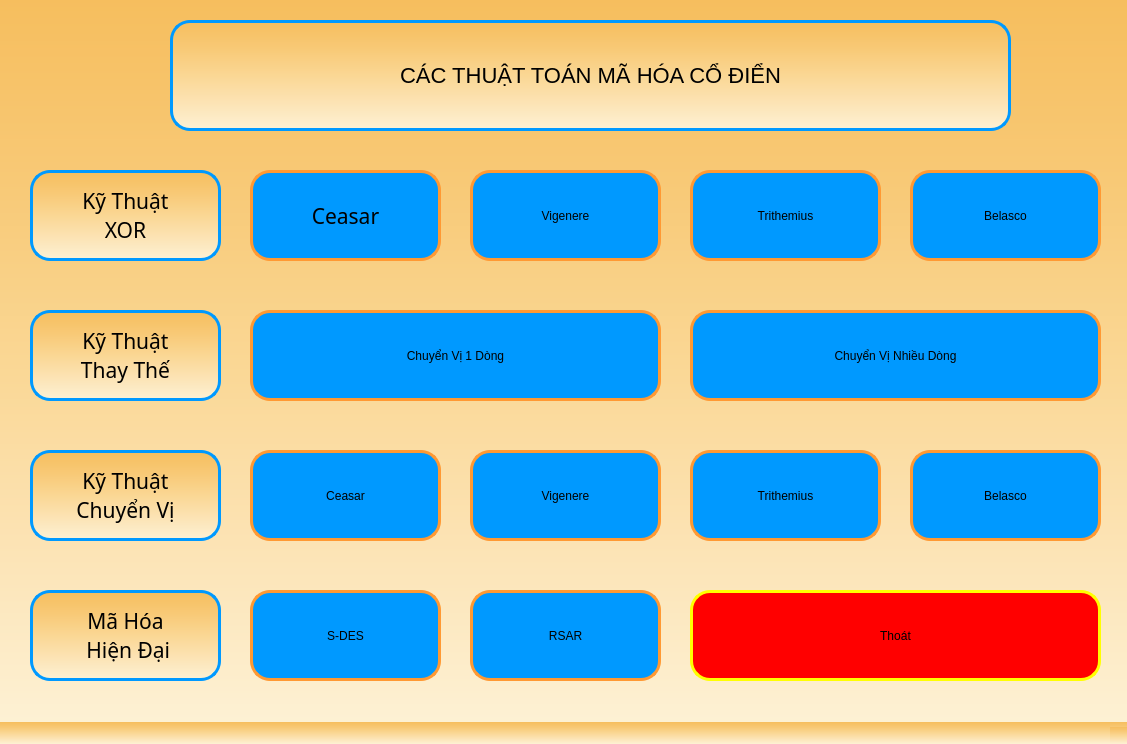
<?xml version="1.0" encoding="UTF-8"?>
<ui version="4.0">
 <class>Mainwindow</class>
 <widget class="QMainWindow" name="Mainwindow">
  <property name="geometry">
   <rect>
    <x>0</x>
    <y>0</y>
    <width>1127</width>
    <height>744</height>
   </rect>
  </property>
  <property name="windowTitle">
   <string>Đồ Án Bảo Mật Hệ Thống Thông Tin</string>
  </property>
  <property name="windowIcon">
   <iconset>
    <normaloff>tainguyen/logo.ico</normaloff>tainguyen/logo.ico</iconset>
  </property>
  <property name="windowOpacity">
   <double>1.000000000000000</double>
  </property>
  <property name="styleSheet">
   <string notr="true">
color:black;
background-color: qlineargradient(spread:pad, x1:0, y1:0, x2:0, y2:1, stop:0 #F6BE5E, stop:0.25 #F8C976, stop:0.5 #FAD794, stop:0.75 #FCE3B4, stop:1 #FDF1D4);
</string>
  </property>
  <widget class="QWidget" name="centralwidget">
   <property name="enabled">
    <bool>true</bool>
   </property>
   <widget class="QLabel" name="H1">
    <property name="geometry">
     <rect>
      <x>170</x>
      <y>20</y>
      <width>841</width>
      <height>111</height>
     </rect>
    </property>
    <property name="font">
     <font>
      <family>Tahoma</family>
      <pointsize>26</pointsize>
      <weight>9</weight>
      <italic>false</italic>
      <bold>false</bold>
     </font>
    </property>
    <property name="layoutDirection">
     <enum>Qt::LeftToRight</enum>
    </property>
    <property name="autoFillBackground">
     <bool>false</bool>
    </property>
    <property name="styleSheet">
     <string notr="true">font-size: 22px;
font: 75 26pt &quot;Tahoma&quot;;
border: 3px solid #0099FF;

border-radius: 20px;
color:black;



</string>
    </property>
    <property name="text">
     <string>CÁC THUẬT TOÁN MÃ HÓA CỔ ĐIỂN</string>
    </property>
    <property name="alignment">
     <set>Qt::AlignCenter</set>
    </property>
   </widget>
   <widget class="QLabel" name="label_2">
    <property name="geometry">
     <rect>
      <x>30</x>
      <y>310</y>
      <width>191</width>
      <height>91</height>
     </rect>
    </property>
    <property name="font">
     <font>
      <family>Montserrat</family>
      <pointsize>16</pointsize>
      <weight>50</weight>
      <italic>false</italic>
      <bold>false</bold>
     </font>
    </property>
    <property name="styleSheet">
     <string notr="true">border: 3px solid #0099FF;
font: 16pt &quot;Montserrat&quot;;
border-radius:20px;
</string>
    </property>
    <property name="text">
     <string>Kỹ Thuật 
Thay Thế</string>
    </property>
    <property name="alignment">
     <set>Qt::AlignCenter</set>
    </property>
   </widget>
   <widget class="QPushButton" name="Btn_Ceasar">
    <property name="geometry">
     <rect>
      <x>250</x>
      <y>170</y>
      <width>191</width>
      <height>91</height>
     </rect>
    </property>
    <property name="font">
     <font>
      <family>Montserrat</family>
      <pointsize>16</pointsize>
      <weight>9</weight>
      <italic>false</italic>
      <bold>false</bold>
     </font>
    </property>
    <property name="cursor">
     <cursorShape>PointingHandCursor</cursorShape>
    </property>
    <property name="styleSheet">
     <string notr="true">QPushButton {
    border-radius: 20px;
    background-color: #0099FF;
    border: 3px solid #FF9933;
    font: 75 16pt &quot;Montserrat&quot;;
}

QPushButton:hover {
    background-color: white;
	border: 3px solid #0099FF  ;
    color:black ;
}
</string>
    </property>
    <property name="text">
     <string>Ceasar</string>
    </property>
   </widget>
   <widget class="QPushButton" name="Btn_Vignere">
    <property name="geometry">
     <rect>
      <x>470</x>
      <y>170</y>
      <width>191</width>
      <height>91</height>
     </rect>
    </property>
    <property name="cursor">
     <cursorShape>PointingHandCursor</cursorShape>
    </property>
    <property name="styleSheet">
     <string notr="true">QPushButton {
    border-radius: 20px;
    background-color: #0099FF;
    border: 3px solid #FF9933;
    font: 75 16pt &quot;Montserrat&quot;;
}

QPushButton:hover {
    background-color: white;
	border: 3px solid #0099FF  ;
    color:black ;
}
</string>
    </property>
    <property name="text">
     <string>Vigenere</string>
    </property>
   </widget>
   <widget class="QPushButton" name="Btn_Trithemius">
    <property name="geometry">
     <rect>
      <x>690</x>
      <y>170</y>
      <width>191</width>
      <height>91</height>
     </rect>
    </property>
    <property name="cursor">
     <cursorShape>PointingHandCursor</cursorShape>
    </property>
    <property name="styleSheet">
     <string notr="true">QPushButton {
    border-radius: 20px;
    background-color: #0099FF;
    border: 3px solid #FF9933;
    font: 75 16pt &quot;Montserrat&quot;;
}

QPushButton:hover {
    background-color: white;
	border: 3px solid #0099FF  ;
    color:black ;
}
</string>
    </property>
    <property name="text">
     <string>Trithemius</string>
    </property>
   </widget>
   <widget class="QPushButton" name="Btn_Belasco">
    <property name="geometry">
     <rect>
      <x>910</x>
      <y>170</y>
      <width>191</width>
      <height>91</height>
     </rect>
    </property>
    <property name="cursor">
     <cursorShape>PointingHandCursor</cursorShape>
    </property>
    <property name="styleSheet">
     <string notr="true">QPushButton {
    border-radius: 20px;
    background-color: #0099FF;
    border: 3px solid #FF9933;
    font: 75 16pt &quot;Montserrat&quot;;
}

QPushButton:hover {
    background-color: white;
	border: 3px solid #0099FF  ;
    color:black ;
}
</string>
    </property>
    <property name="text">
     <string>Belasco</string>
    </property>
   </widget>
   <widget class="QLabel" name="label_3">
    <property name="geometry">
     <rect>
      <x>30</x>
      <y>450</y>
      <width>191</width>
      <height>91</height>
     </rect>
    </property>
    <property name="font">
     <font>
      <family>Montserrat</family>
      <pointsize>16</pointsize>
      <weight>50</weight>
      <italic>false</italic>
      <bold>false</bold>
     </font>
    </property>
    <property name="styleSheet">
     <string notr="true">font: 16pt &quot;Montserrat&quot;;
border-radius:20px;
border: 3px solid #0099FF;
</string>
    </property>
    <property name="text">
     <string>Kỹ Thuật 
Chuyển Vị</string>
    </property>
    <property name="alignment">
     <set>Qt::AlignCenter</set>
    </property>
   </widget>
   <widget class="QPushButton" name="Btn_01dong">
    <property name="geometry">
     <rect>
      <x>250</x>
      <y>310</y>
      <width>411</width>
      <height>91</height>
     </rect>
    </property>
    <property name="cursor">
     <cursorShape>PointingHandCursor</cursorShape>
    </property>
    <property name="styleSheet">
     <string notr="true">QPushButton {
    border-radius: 20px;
    background-color: #0099FF;
    border: 3px solid #FF9933;
    font: 75 16pt &quot;Montserrat&quot;;
}

QPushButton:hover {
    background-color: white;
	border: 3px solid #0099FF  ;
    color:black ;
}
</string>
    </property>
    <property name="text">
     <string>Chuyển Vị 1 Dòng</string>
    </property>
   </widget>
   <widget class="QPushButton" name="Btn_nhieudong">
    <property name="geometry">
     <rect>
      <x>690</x>
      <y>310</y>
      <width>411</width>
      <height>91</height>
     </rect>
    </property>
    <property name="cursor">
     <cursorShape>PointingHandCursor</cursorShape>
    </property>
    <property name="styleSheet">
     <string notr="true">QPushButton {
    border-radius: 20px;
    background-color: #0099FF;
    border: 3px solid #FF9933;
    font: 75 16pt &quot;Montserrat&quot;;
}

QPushButton:hover {
    background-color: white;
	border: 3px solid #0099FF  ;
    color:black ;
}
</string>
    </property>
    <property name="text">
     <string>Chuyển Vị Nhiều Dòng</string>
    </property>
   </widget>
   <widget class="QPushButton" name="Btn_XORVignere">
    <property name="geometry">
     <rect>
      <x>470</x>
      <y>450</y>
      <width>191</width>
      <height>91</height>
     </rect>
    </property>
    <property name="cursor">
     <cursorShape>PointingHandCursor</cursorShape>
    </property>
    <property name="styleSheet">
     <string notr="true">QPushButton {
    border-radius: 20px;
    background-color: #0099FF;
    border: 3px solid #FF9933;
    font: 75 16pt &quot;Montserrat&quot;;
}

QPushButton:hover {
    background-color: white;
	border: 3px solid #0099FF  ;
    color:black ;
}
</string>
    </property>
    <property name="text">
     <string>Vigenere</string>
    </property>
   </widget>
   <widget class="QPushButton" name="Btn_XORBelasco">
    <property name="geometry">
     <rect>
      <x>910</x>
      <y>450</y>
      <width>191</width>
      <height>91</height>
     </rect>
    </property>
    <property name="cursor">
     <cursorShape>PointingHandCursor</cursorShape>
    </property>
    <property name="styleSheet">
     <string notr="true">QPushButton {
    border-radius: 20px;
    background-color: #0099FF;
    border: 3px solid #FF9933;
    font: 75 16pt &quot;Montserrat&quot;;
}

QPushButton:hover {
    background-color: white;
	border: 3px solid #0099FF  ;
    color:black ;
}
</string>
    </property>
    <property name="text">
     <string>Belasco</string>
    </property>
   </widget>
   <widget class="QPushButton" name="Btn_XORTrithemius">
    <property name="geometry">
     <rect>
      <x>690</x>
      <y>450</y>
      <width>191</width>
      <height>91</height>
     </rect>
    </property>
    <property name="cursor">
     <cursorShape>PointingHandCursor</cursorShape>
    </property>
    <property name="styleSheet">
     <string notr="true">QPushButton {
    border-radius: 20px;
    background-color: #0099FF;
    border: 3px solid #FF9933;
    font: 75 16pt &quot;Montserrat&quot;;
}

QPushButton:hover {
    background-color: white;
	border: 3px solid #0099FF  ;
    color:black ;
}
</string>
    </property>
    <property name="text">
     <string>Trithemius</string>
    </property>
   </widget>
   <widget class="QPushButton" name="Btn_XORCeasar">
    <property name="geometry">
     <rect>
      <x>250</x>
      <y>450</y>
      <width>191</width>
      <height>91</height>
     </rect>
    </property>
    <property name="cursor">
     <cursorShape>PointingHandCursor</cursorShape>
    </property>
    <property name="styleSheet">
     <string notr="true">QPushButton {
    border-radius: 20px;
    background-color: #0099FF;
    border: 3px solid #FF9933;
    font: 75 16pt &quot;Montserrat&quot;;
}

QPushButton:hover {
    background-color: white;
	border: 3px solid #0099FF  ;
    color:black ;
}
</string>
    </property>
    <property name="text">
     <string>Ceasar</string>
    </property>
   </widget>
   <widget class="QLabel" name="label_4">
    <property name="geometry">
     <rect>
      <x>30</x>
      <y>170</y>
      <width>191</width>
      <height>91</height>
     </rect>
    </property>
    <property name="font">
     <font>
      <family>Montserrat</family>
      <pointsize>16</pointsize>
      <weight>50</weight>
      <italic>false</italic>
      <bold>false</bold>
     </font>
    </property>
    <property name="styleSheet">
     <string notr="true">border: 3px solid #0099FF;
border-radius:20px;
font: 16pt &quot;Montserrat&quot;;</string>
    </property>
    <property name="text">
     <string>Kỹ Thuật 
XOR</string>
    </property>
    <property name="alignment">
     <set>Qt::AlignCenter</set>
    </property>
   </widget>
   <widget class="QLabel" name="label_5">
    <property name="geometry">
     <rect>
      <x>30</x>
      <y>590</y>
      <width>191</width>
      <height>91</height>
     </rect>
    </property>
    <property name="font">
     <font>
      <family>Montserrat</family>
      <pointsize>16</pointsize>
      <weight>50</weight>
      <italic>false</italic>
      <bold>false</bold>
     </font>
    </property>
    <property name="styleSheet">
     <string notr="true">border: 3px solid #0099FF;
font: 16pt &quot;Montserrat&quot;;
border-radius:20px;
</string>
    </property>
    <property name="text">
     <string>Mã Hóa
 Hiện Đại</string>
    </property>
    <property name="alignment">
     <set>Qt::AlignCenter</set>
    </property>
   </widget>
   <widget class="QPushButton" name="Btn_SDES">
    <property name="geometry">
     <rect>
      <x>250</x>
      <y>590</y>
      <width>191</width>
      <height>91</height>
     </rect>
    </property>
    <property name="cursor">
     <cursorShape>PointingHandCursor</cursorShape>
    </property>
    <property name="styleSheet">
     <string notr="true">QPushButton {
    border-radius: 20px;
    background-color: #0099FF;
    border: 3px solid #FF9933;
    font: 75 16pt &quot;Montserrat&quot;;
}

QPushButton:hover {
    background-color: white;
	border: 3px solid #0099FF  ;
    color:black ;
}
</string>
    </property>
    <property name="text">
     <string>S-DES</string>
    </property>
   </widget>
   <widget class="QPushButton" name="Btn_SDES_2">
    <property name="geometry">
     <rect>
      <x>690</x>
      <y>590</y>
      <width>411</width>
      <height>91</height>
     </rect>
    </property>
    <property name="cursor">
     <cursorShape>PointingHandCursor</cursorShape>
    </property>
    <property name="styleSheet">
     <string notr="true">QPushButton {
    border-radius: 20px;
    background-color: #FF0000;
    border: 3px solid #FFFF00;
    font: 75 16pt &quot;Montserrat&quot;;
}

QPushButton:hover {
    background-color: white;
	border: 3px solid #FF0000;
    color:red ;
}
</string>
    </property>
    <property name="text">
     <string>Thoát</string>
    </property>
   </widget>
   <widget class="QPushButton" name="Btn_RSA">
    <property name="geometry">
     <rect>
      <x>470</x>
      <y>590</y>
      <width>191</width>
      <height>91</height>
     </rect>
    </property>
    <property name="cursor">
     <cursorShape>PointingHandCursor</cursorShape>
    </property>
    <property name="styleSheet">
     <string notr="true">QPushButton {
    border-radius: 20px;
    background-color: #0099FF;
    border: 3px solid #FF9933;
    font: 75 16pt &quot;Montserrat&quot;;
}

QPushButton:hover {
    background-color: white;
	border: 3px solid #0099FF  ;
    color:black ;
}
</string>
    </property>
    <property name="text">
     <string>RSAR</string>
    </property>
   </widget>
   <zorder>Btn_Ceasar</zorder>
   <zorder>H1</zorder>
   <zorder>label_2</zorder>
   <zorder>Btn_Vignere</zorder>
   <zorder>Btn_Trithemius</zorder>
   <zorder>Btn_Belasco</zorder>
   <zorder>label_3</zorder>
   <zorder>Btn_01dong</zorder>
   <zorder>Btn_nhieudong</zorder>
   <zorder>Btn_XORVignere</zorder>
   <zorder>Btn_XORBelasco</zorder>
   <zorder>Btn_XORTrithemius</zorder>
   <zorder>Btn_XORCeasar</zorder>
   <zorder>label_4</zorder>
   <zorder>label_5</zorder>
   <zorder>Btn_SDES</zorder>
   <zorder>Btn_SDES_2</zorder>
   <zorder>Btn_RSA</zorder>
  </widget>
  <widget class="QMenuBar" name="menubar">
   <property name="geometry">
    <rect>
     <x>0</x>
     <y>0</y>
     <width>1127</width>
     <height>26</height>
    </rect>
   </property>
   <property name="styleSheet">
    <string notr="true">background-color:white;
color: black;</string>
   </property>
  </widget>
  <widget class="QStatusBar" name="statusbar"/>
  <action name="actionChuy_n_V">
   <property name="checkable">
    <bool>false</bool>
   </property>
   <property name="text">
    <string>Chuyển Vị</string>
   </property>
  </action>
  <action name="actionThay_Th">
   <property name="text">
    <string>Thay Thế</string>
   </property>
  </action>
  <action name="actionXOR">
   <property name="text">
    <string>XOR</string>
   </property>
  </action>
  <action name="actionTho_t">
   <property name="text">
    <string>Thoát</string>
   </property>
  </action>
  <action name="actionOpen">
   <property name="text">
    <string>Open</string>
   </property>
  </action>
  <action name="actionSave">
   <property name="text">
    <string>Save</string>
   </property>
  </action>
  <action name="actionWebsite">
   <property name="text">
    <string>Website</string>
   </property>
  </action>
  <action name="actionAbout_us">
   <property name="text">
    <string>About us</string>
   </property>
  </action>
  <action name="actionSave_2">
   <property name="text">
    <string>Save</string>
   </property>
  </action>
  <action name="actionTho_t_2">
   <property name="text">
    <string>Thoát</string>
   </property>
  </action>
 </widget>
 <resources/>
 <connections/>
</ui>
